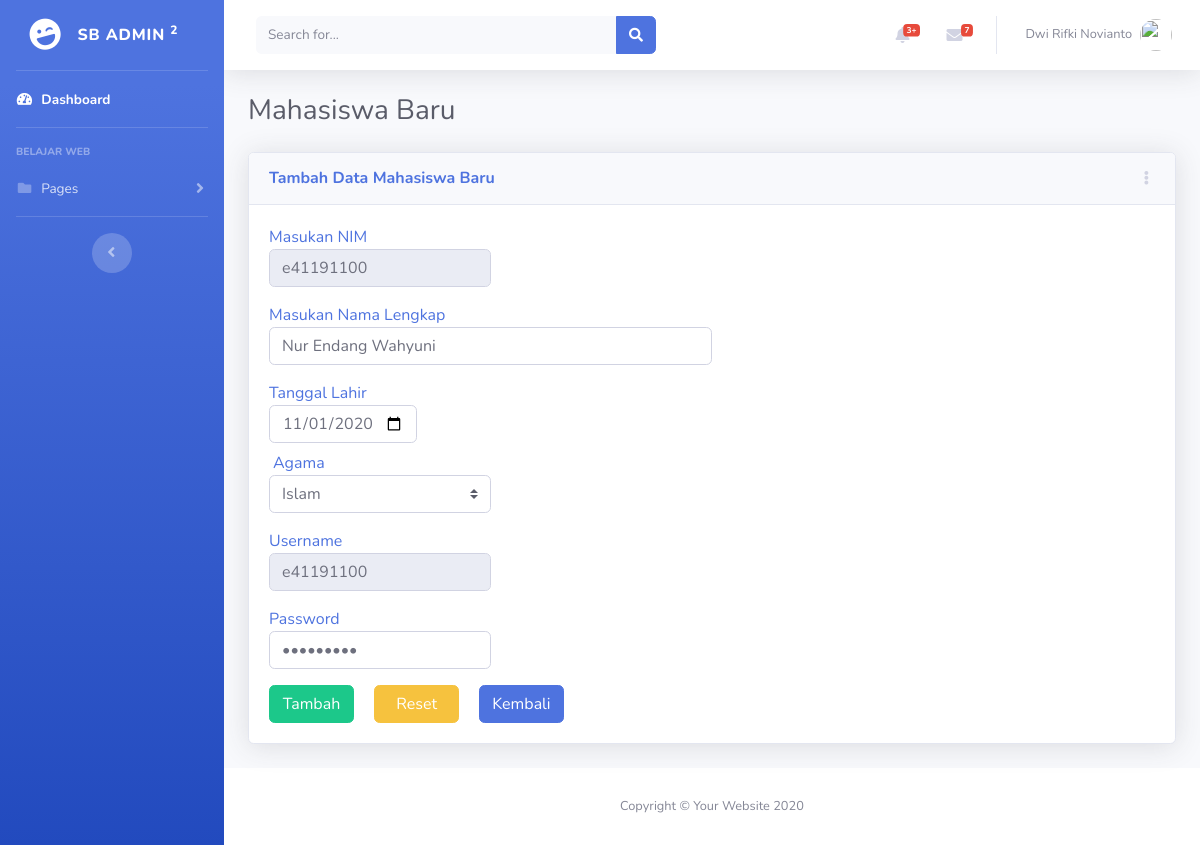
Page /editMahasiswa.php?id=e41191100 on the committed database.
### tables this page shows
CREATE TABLE `mahasiswa` (
  `nim` varchar(9) NOT NULL,
  `nama` varchar(250) NOT NULL,
  `tanggal_lahir` date NOT NULL,
  `agama` varchar(50) NOT NULL,
  `username` varchar(15) NOT NULL,
  `password` varchar(100) NOT NULL
);

### php/functions.php (called while the page is built, shortened)
<?php
$db = mysqli_connect('localhost', 'root', '', 'polije');
function queryDataMahasiswa($data){
	global $db;
	$result = mysqli_query($db, $data);
	$rows = [];
	while ($row = mysqli_fetch_assoc($result)) {
		$rows[] = $row;
	}
	return $rows;
}
?>

### editMahasiswa.php (the view, shortened to what this page needs)
<?php
require 'php/functions.php';
$id = $_GET["id"];
$mhs = queryDataMahasiswa("SELECT * FROM mahasiswa WHERE nim = '$id'")[0];
?>
<!DOCTYPE html>
<html lang="en">
<head>
  <link href="vendor/fontawesome-free/css/all.min.css" rel="stylesheet" type="text/css">
  <link href="css/sb-admin-2.min.css" rel="stylesheet">
</head>
<body id="page-top">
  <div id="wrapper">
    <?php require_once 'sidebar.php'; ?>
    <div id="content-wrapper" class="d-flex flex-column">
      <div id="content">
        <nav class="navbar navbar-expand navbar-light bg-white topbar mb-4 static-top shadow">
          <form class="d-none d-sm-inline-block form-inline mr-auto ml-md-3 my-2 my-md-0 mw-100 navbar-search">
            <div class="input-group">
              <input type="text" class="form-control bg-light border-0 small" placeholder="Search for..." aria-label="Search" aria-describedby="basic-addon2">
              <div class="input-group-append">
                <button class="btn btn-primary" type="button">
                  <i class="fas fa-search fa-sm"></i>
                </button>
              </div>
            </div>
          </form>
          <ul class="navbar-nav ml-auto">
            <li class="nav-item dropdown no-arrow mx-1">
              <a class="nav-link dropdown-toggle" href="#" id="alertsDropdown" role="button" data-toggle="dropdown" aria-haspopup="true" aria-expanded="false">
                <i class="fas fa-bell fa-fw"></i>
                <span class="badge badge-danger badge-counter">3+</span>
              </a>
            </li>
            <li class="nav-item dropdown no-arrow mx-1">
              <a class="nav-link dropdown-toggle" href="#" id="messagesDropdown" role="button" data-toggle="dropdown" aria-haspopup="true" aria-expanded="false">
                <i class="fas fa-envelope fa-fw"></i>
                <span class="badge badge-danger badge-counter">7</span>
              </a>
            </li>
            <li class="nav-item dropdown no-arrow">
              <a class="nav-link dropdown-toggle" href="#" id="userDropdown" role="button" data-toggle="dropdown" aria-haspopup="true" aria-expanded="false">
                <span class="mr-2 d-none d-lg-inline text-gray-600 small">Dwi Rifki Novianto</span>
                <img class="img-profile rounded-circle" src="https://source.unsplash.com/QAB-WJcbgJk/60x60">
              </a>
            </li>
          </ul>
        </nav>
        <div class="container-fluid">
          <div class="d-sm-flex align-items-center justify-content-between mb-4">
            <h1 class="h3 mb-0 text-gray-800">Mahasiswa Baru</h1>
          </div>
          <div class="row">
            <div class="col-xl-12 col-lg-7">
              <div class="card shadow mb-4">
                <div class="card-header py-3 d-flex flex-row align-items-center justify-content-between">
                  <h6 class="m-0 font-weight-bold text-primary">Tambah Data Mahasiswa Baru</h6>
                  <div class="dropdown no-arrow">
                    <a href="#" class="dropdown-toggle" role="button" id="dropdownMenuLink" data-toggle="dropdown" aria-hashpopup="true" aria-expended="false">
                      <i class="fas fa-ellipsis-v fa-sm fa-fw text-gray-400"></i>
                    </a>
                  </div>
                </div>
                <div class="card-body">
                  <form action="" method="POST">
                    <div class="form-group">
                      <label for="nim" class="text-primary mb-0">Masukan NIM</label>
                      <input type="text" class="form-control form-control-user col-md-3" name="nim" id="nim" placeholder="NIM tidak lebih dari 9 digit" autocomplete="off" value="<?= $mhs['nim']; ?>" autofocus required readonly>
                    </div>
                    <div class="form-group">
                      <label for="nama" class="text-primary mb-0">Masukan Nama Lengkap</label>
                      <input type="text" class="form-control form-control-user col-md-6" name="nama" id="nama" placeholder="Nama lengkap anda" required value="<?= $mhs['nama']; ?>">
                    </div>
                    <div class="form-group mb-2">
                      <label for="tanggal_lahir" class="text-primary mb-0">Tanggal Lahir</label>
                      <input type="date" class="form-control form-control-user col-md-2" name="tanggal_lahir" id="tanggal_lahir" value="<?= $mhs['tanggal_lahir'] ?>" required>
                    </div>
                    <div>
                      <label for="agama" class="col-md-12 mb-0 pl-1 text-primary">Agama</label>
                    </div>
                    <div class="input-group mb-3">
                      <select name="agama" class="custom-select col-md-3" id="inputGroupSelect03">
                        <option value="Islam" <?php if($mhs['agama'] =='Islam') echo 'selected'?>>Islam</option>
                      </select>
                    </div>
                    <div class="form-group">
                      <label for="username" class="text-primary mb-0">Username</label>
                      <input type="text" class="form-control form-control-user col-md-3" name="username" id="username" placeholder="Username kurang dari 15 digit" readonly required value="<?= $mhs['username']; ?>">
                    </div>
                    <div class="form-group">
                      <label for="password" class="text-primary mb-0">Password</label>
                      <input type="password" class="form-control form-control-user col-md-3" name="password" id="password" placeholder="Password kurang dari 15 digit" required value="<?= $mhs['password'] ?>">
                    </div>
                    <button type="submit" class="btn btn-success" name="submit" style="width: 85px">Tambah</button>
                    <button type="reset" class="btn btn-warning ml-3" style="width: 85px">Reset</button>
                    <button class="btn btn-primary ml-3"><a href="mahasiswa.php" class="text-white" style="text-decoration: none;" style="width: 85px">Kembali</a></button>
                  </form>
                </div>
              </div>
            </div>
          </div>
        </div>
        <footer class="sticky-footer bg-white">
          <div class="container my-auto">
            <div class="copyright text-center my-auto">
              <span>Copyright &copy; Your Website 2020</span>
            </div>
          </div>
        </footer>
      </div>
    </div>
  </body>
  </html>

### rows in the picture
mahasiswa: nim "e41191100", nama "Nur Endang Wahyuni", tanggal_lahir "11/01/2020", agama "Islam", username "e41191100"
